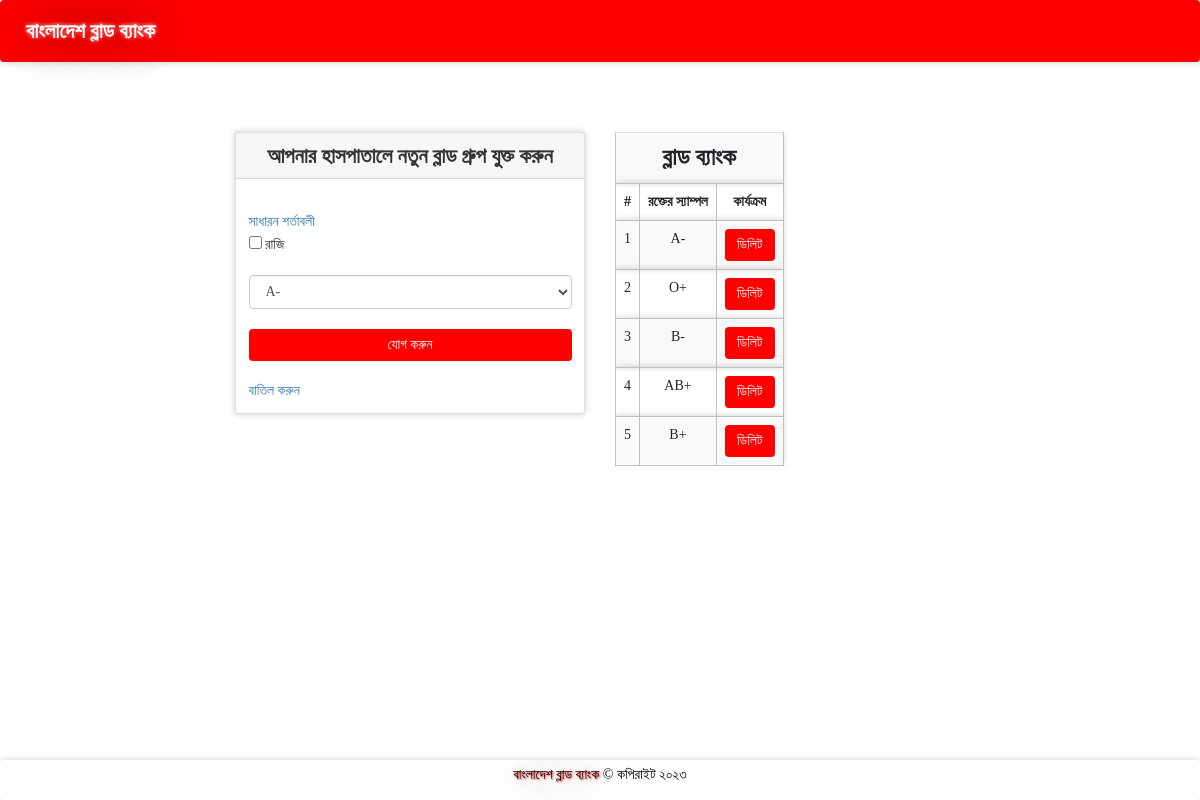
The page /bloodinfo.php (signed in) on the database its author committed.
### tables this page shows
CREATE TABLE `bloodinfo` (
  `bid` int(11) NOT NULL,
  `hid` int(11) NOT NULL,
  `bg` varchar(10) NOT NULL
);

### message.php (called while the page is built, shortened)
<?php $counter=0; if(isset($_GET['msg'])) { ?>
	<div class="col-5 alert alert alert-success alert-dismissible fade show card" id="message">
		<button type="button" class="close" data-dismiss="alert" title="close">&times;</button><?php echo $_GET['msg'];?>
	</div>
<?php }?>

### bloodinfo.php (the view, shortened to what this page needs)
<?php
  require 'file/connection.php';
  if(!isset($_SESSION['hid']))
  {
  header('location:login.php');
  }
  else {
?>
<!DOCTYPE html>
<html>
<?php require 'head.php'; ?>
<body>
  <?php require 'header.php'; ?>
    <div class="container cont">
      <?php require 'message.php'; ?>
      <div class="row justify-content-center">
         <div class="col-lg-4 col-md-5 col-sm-6 col-xs-7 mb-5">
          <div class="card">
            <div class="card-header title">আপনার হাসপাতালে নতুন ব্লাড গ্রুপ যুক্ত করুন</div>
        <div class="card-body">
        <form action="file/infoAdd.php" method="post">
          <a data-toggle="collapse" href="#collapseExample" role="button" aria-expanded="false" aria-controls="collapseExample" title="click to see">সাধারন শর্তাবলী </a><br>
          <input type="checkbox" name="condition" value="agree" required> রাজি<br><br>
          <select class="form-control" name="bg" required="">
                <option>A-</option>
          </select><br>
          <input type="submit" name="add" value="যোগ করুন" class="btn btn-primary btn-block" style="background-color: red; border:0px"><br>
          <a href="hospitalpage.php" class="text-centre" >বাতিল করুন</a><br>
        </form>
         </div>
       </div>
     </div>
<?php   if(isset($_SESSION['hid'])){
    $hid=$_SESSION['hid'];
    $sql = "select * from bloodinfo where hid='$hid'";
    $result = mysqli_query($conn, $sql);
  }
  ?>
    <div class="col-lg-4 col-md-5 col-sm-6 col-xs-7 mb-5">
          <table class="table table-striped table-responsive">
            <th colspan="4" class="title">ব্লাড ব্যাংক</th>
            <tr>
              <th>#</th>
              <th>রক্তের স্যাম্পল</th>
              <th>কার্যক্রম</th>
            </tr>
            <?php while($row = mysqli_fetch_array($result)) { ?>
            <tr>
              <td><?php echo ++$counter; ?></td>
              <td><?php echo $row['bg'];?></td>
              <td><a href="file/delete.php?bid=<?php echo $row['bid'];?>" class="btn" style="background-color:red; color: white; border:0px">ডিলিট</a></td>
            </tr>
            <?php } ?>
          </table>
      </div>
   </div>
</div>
<?php require 'footer.php' ?>
</body>
<?php } ?>

### css/style.css (style rules this page uses)
.cont { padding-top: 40px; text-align: justify; font-size: 1em; }
.card ,nav, .footer,tr,video { border-radius: 3px; transition: all 200ms ease-out; box-shadow: 0px 0px 7px rgba(0, 0, 0, 0.2); }
tr,th,td { border:0.1px solid silver; text-align: center; }
.title { font-weight: bold; font-size: 1.7em; text-transform: capitalize; text-align: center; }
.card-header { font-weight: bolder; font-size: 1.5em; }
form { padding-top: 20px; }
a:link { text-decoration: none; }

### bloodinfo.php (style rules this page uses)
body { font-family: Li Ador Noirrit; background: white; background-size: cover; min-height: 0; height: 100%; }

### rows shown on the page
bloodinfo: bg "A-"
bloodinfo: bg "O+"
bloodinfo: bg "B-"
bloodinfo: bg "AB+"
bloodinfo: bg "B+"
